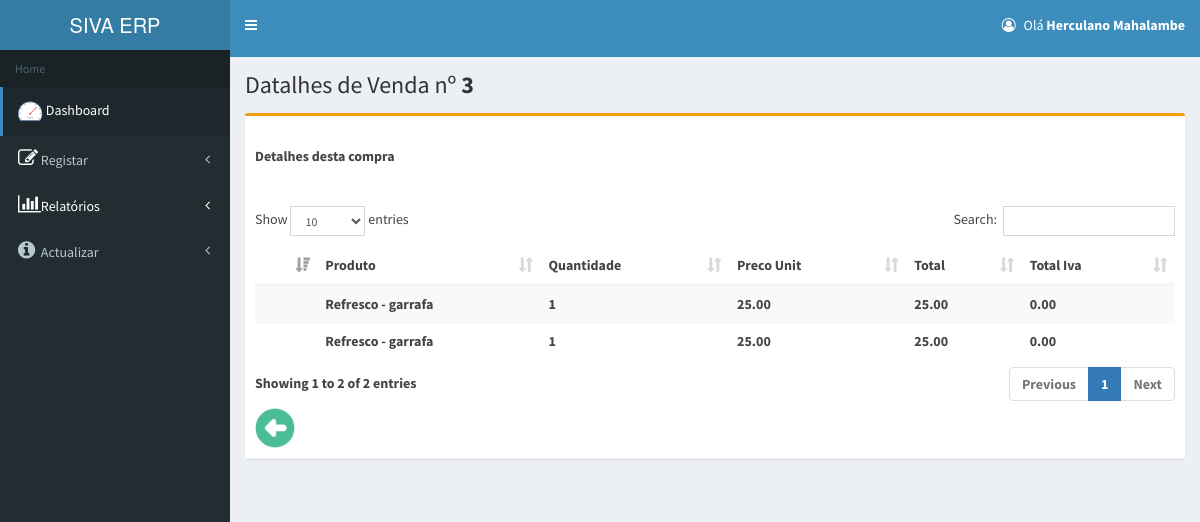
Page /gestor/detalhe_bar.php?id=3 (signed in) on the committed database.
### tables this page shows
CREATE TABLE `empresa` (
  `id` int(11) NOT NULL,
  `nome` varchar(40) NOT NULL,
  `nuit` varchar(20) NOT NULL,
  `contacto` varchar(20) NOT NULL,
  `address` text NOT NULL
);

CREATE TABLE `tbl_user` (
  `userid` int(11) NOT NULL,
  `username` varchar(100) NOT NULL,
  `useremail` varchar(100) NOT NULL,
  `password` varchar(100) NOT NULL,
  `role` varchar(50) NOT NULL
);

CREATE TABLE `tbl_invoice_details` (
  `id` int(11) NOT NULL,
  `invoice_id` int(11) NOT NULL,
  `product_id` int(5) UNSIGNED ZEROFILL NOT NULL,
  `product_name` varchar(100) NOT NULL,
  `qty` int(11) NOT NULL,
  `price` double NOT NULL,
  `total` decimal(11,2) NOT NULL,
  `t_iva` decimal(11,2) NOT NULL,
  `order_date` date NOT NULL
);

### session.php (called while the page is built, shortened)
<?php
include_once 'conexao.php';
if (isset($_COOKIE['txt_email']) && !empty($_COOKIE['txt_email'])) {
    $usuario_cookie = $_COOKIE['txt_email'];
    $sql = mysqli_query($mysqli, "SELECT * FROM tbl_user WHERE useremail = '$usuario_cookie'");
    if ($sql && mysqli_num_rows($sql) > 0) {
        $linha = mysqli_fetch_array($sql);
        $Nome = $linha["username"];
    } else {
        $Nome = "Usuário não encontrado";
        $idUser = null;
    }
}
?>

### gestor/detalhe_bar.php (the view, shortened to what this page needs)
<?php
      include_once "../session.php";
      include_once '../conexao.php';
include_once 'header.php';
	$id = $_GET['id'];
?>
<div class="content-wrapper">
  <section class="content-header">
    <h1>
      Datalhes de Venda nº <b><?php echo $id?><b>
    </h1>
  </section>
  <section class="content container-fluid">
    <div class="box box-warning">
    <div class="box-header with-border">
		<br>Detalhes desta compra<br><br><br>
		<table id="salesreporttable" class="table table-striped">
              <thead>
                <tr>
                  <th></th>
                  <th>Produto</th>
                  <th>Quantidade</th>
                  <th>Preco Unit</th>
                  <th align="right">Total</th>
                   <th>Total Iva</th>
                </tr>
              </thead>
              <tbody>
         <?php
		 $cons = mysqli_query($mysqli,"SELECT * FROM tbl_invoice_details WHERE invoice_id = $id");
		 while($res=mysqli_fetch_array($cons)){
				echo'
                  <tr>
                  <td rowsapan=2></td>
                  <td>'.$res['product_name'].'</td>
                  <td>'.$res['qty'].'</td>
                  <td>'.number_format($res['price'],2).'</td>
                  <td>'.number_format($res['total']+$res['t_iva'],2).'</td>
                  <td>'.number_format($res['t_iva'],2).'</td>
                  ';
                }
                ?>
              </tbody>
            </table>
             <a href="diariobar.php"><img src="../images/icons8-circled_left.png" width="40" height="40" title="Voltar para pagina de relatorio"> </a>
      </div>
    </div>
    </section>
  </div>
<?php
include_once'footer.php';
?>

### gestor/header.php (shortened to what this page needs)
<?php
  include_once'../conexao.php';
  $sql3 = mysqli_query($mysqli,"SELECT * FROM empresa");
  $res3 = mysqli_fetch_array($sql3);
  $nome_db = $res3['nome'];
 ?>
<!DOCTYPE html>
<html>
<head>
  <link rel="stylesheet" href="../bower_components/bootstrap/dist/css/bootstrap.min.css">
  <link rel="stylesheet" href="../bower_components/font-awesome/css/font-awesome.min.css">
  <link rel="stylesheet" href="../bower_components/Ionicons/css/ionicons.min.css">
  <link rel="stylesheet" href="../dist/css/AdminLTE.min.css">
  <link rel="stylesheet" href="../dist/css/skins/skin-blue.min.css">
  <link rel="stylesheet" href="../bower_components/bootstrap-daterangepicker/daterangepicker.css">
  <link rel="stylesheet" href="../bower_components/bootstrap-datepicker/dist/css/bootstrap-datepicker.min.css">
  <link rel="stylesheet" href="../bower_components/select2/dist/css/select2.min.css">
  <link rel="stylesheet" href="../plugins/iCheck/all.css">
  <link rel="stylesheet" href="../bower_components/datatables.net-bs/css/dataTables.bootstrap.min.css">
<link rel="stylesheet" href="//code.jquery.com/ui/1.12.1/themes/base/jquery-ui.css">
</head>
<body class="hold-transition skin-blue sidebar-mini">
<div class="wrapper">
  <header class="main-header">
    <a href="darshboard" class="logo">
      <span class="logo-lg"><?php echo $nome_db; ?></span>
    </a>
    <nav class="navbar navbar-static-top" role="navigation">
      <a href="#" class="sidebar-toggle" data-toggle="push-menu" role="button">
      </a>
      <div class="navbar-custom-menu">
        <ul class="nav navbar-nav">
          <li class="dropdown user user-menu">
            <a href="#" class="dropdown-toggle" data-toggle="dropdown">
              <p class="fa fa-user-circle-o"></p>
              <span class="hidden-xs">Olá  <b><?php echo $Nome;?></b></span>
            </a>
          </li>
        </ul>
      </div>
    </nav>
  </header>
  <aside class="main-sidebar">
    <section class="sidebar">
      <ul class="sidebar-menu" data-widget="tree">
        <li class="header">Home</li>
        <li class="active"><a href="darshboard"><img src="../images/icons8-speed1.png"></i> <span>Dashboard</span></a></li>
        <li class="treeview">
        <a href="#"><i class="fa fa-edit" style="font-size:20px;color:white"></i>
            <span>Registar</span><span class="pull-right-container"><i class="fa fa-angle-left pull-right"></i></span>
          </a>
          <li class="treeview">
          <a href="#" style="color: white;">
            <i class="fa fa-bar-chart" style="font-size:20px; color: white;"></i>
            <span style="color: white;">Relatórios</span>
            <span class="pull-right-container">
              <i class="fa fa-angle-left pull-right" style="color: white;"></i>
            </span>
          </a>
        </li>
         <li class="treeview">
          <a href="#"><i class="fa fa-info-circle" style="font-size:20px"></i>
            <span>Actualizar</span><i class="fa fa-angle-left pull-right"></i>
          </a>
        </li>
      </ul>
    </section>
  </aside>

### rows in the picture
empresa: nome "SIVA ERP"
tbl_user: username "Herculano Mahalambe"
tbl_invoice_details: product_name "Refresco - garrafa", qty "1", price "25.00", $res['total']+$res['t_iva'] "25.00", t_iva "0.00"
tbl_invoice_details: product_name "Refresco - garrafa", qty "1", price "25.00", $res['total']+$res['t_iva'] "25.00", t_iva "0.00"

### other values in the picture
$id "3"
